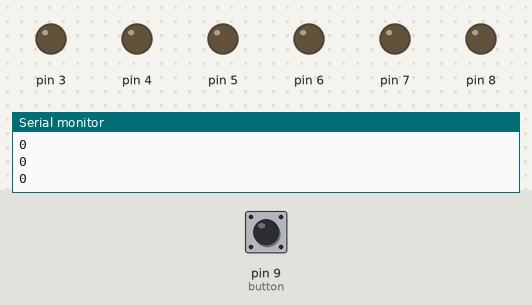
The sketch below on a simulated Arduino Uno, built with avr-gcc and run on an emulated ATmega328P. On the bench: output pins drawn as LEDs (lit = HIGH), the last lines printed to the serial monitor. Dashed ring = blinking. The test bench sets the inputs (shaded band); at power-on: pin 9 (button) LOW.

Above: at 1.2 s.
1.3 s: pin 9 (button) pulled HIGH for 0.15 s
At 1.79 s:
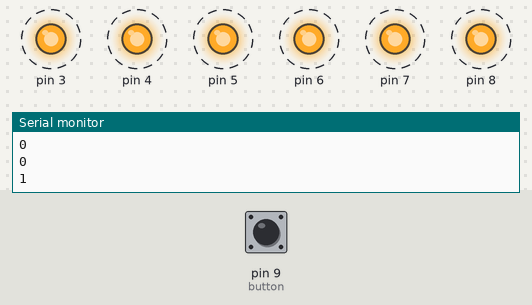
4.3 s: pin 9 (button) pulled HIGH for 1 s
At 4.76 s:
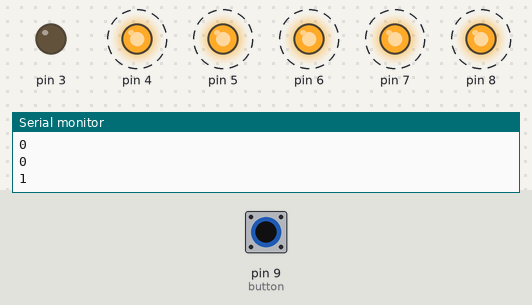
7.3 s: pin 9 (button) pulled HIGH for 3.2 s
At 7.66 s:
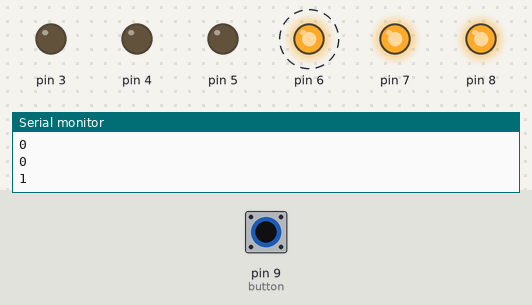
Timing chart, 0 to 12.7 s (numbered marks = the images above; inputs shaded):
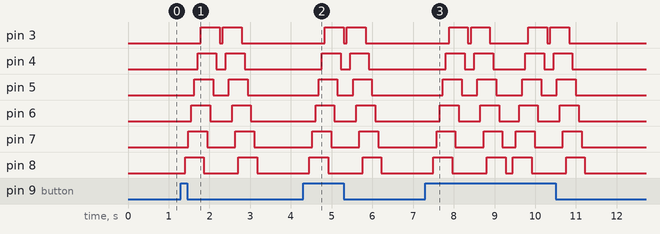

Measured:
- after the input at 1.3 s, pin 3: alternates HIGH for 0.46 s and LOW for 0.08 s, 4 changes in all, then stays LOW, starting after 0.49 s; pin 4: alternates HIGH for 0.46 s and LOW for 0.23 s, 4 changes in all, then stays LOW, starting after 0.41 s
- after the input at 4.3 s, pin 3: alternates HIGH for 0.46 s and LOW for 0.08 s, 4 changes in all, then stays LOW, starting after 0.54 s; pin 4: alternates HIGH for 0.46 s and LOW for 0.23 s, 4 changes in all, then stays LOW, starting after 0.46 s
- after the input at 7.3 s, pin 4: LOW → HIGH after 0.51 s, → LOW 0.46 s later, → HIGH 0.23 s later, → LOW 0.46 s later, … (8 changes in this stretch); pin 5: LOW → HIGH after 0.43 s, → LOW 0.46 s later, → HIGH 0.39 s later, → LOW 0.46 s later, … (8 changes in this stretch)

The sketch:

4.ino
```cpp
const int button = 9;
int buttonState = 0;

void setup() {
  pinMode(button, INPUT);
  pinMode(3, OUTPUT);
  pinMode(4, OUTPUT);
  pinMode(5, OUTPUT);  pinMode(6, OUTPUT);
  pinMode(7, OUTPUT);
  pinMode(8, OUTPUT);

  Serial.begin(9600);
}

void loop() {

  buttonState = digitalRead(button);
  Serial.println(buttonState);
  delay(100);


  if (buttonState == HIGH) {
    for (int x = 8; x >= 3; x--) {
      digitalWrite(x, HIGH);
      delay(77);
    }

    for (int y = 8; y >= 3; y--) {

      digitalWrite(y, LOW);
      delay(77);
    }

    for (int z = 3; z <= 8; z++) {
      digitalWrite(z, HIGH);
      delay(77);
    }

    for (int f = 3; f <= 8; f++) {

      digitalWrite(f, LOW);
      delay(77);
    }
  }
}
```
